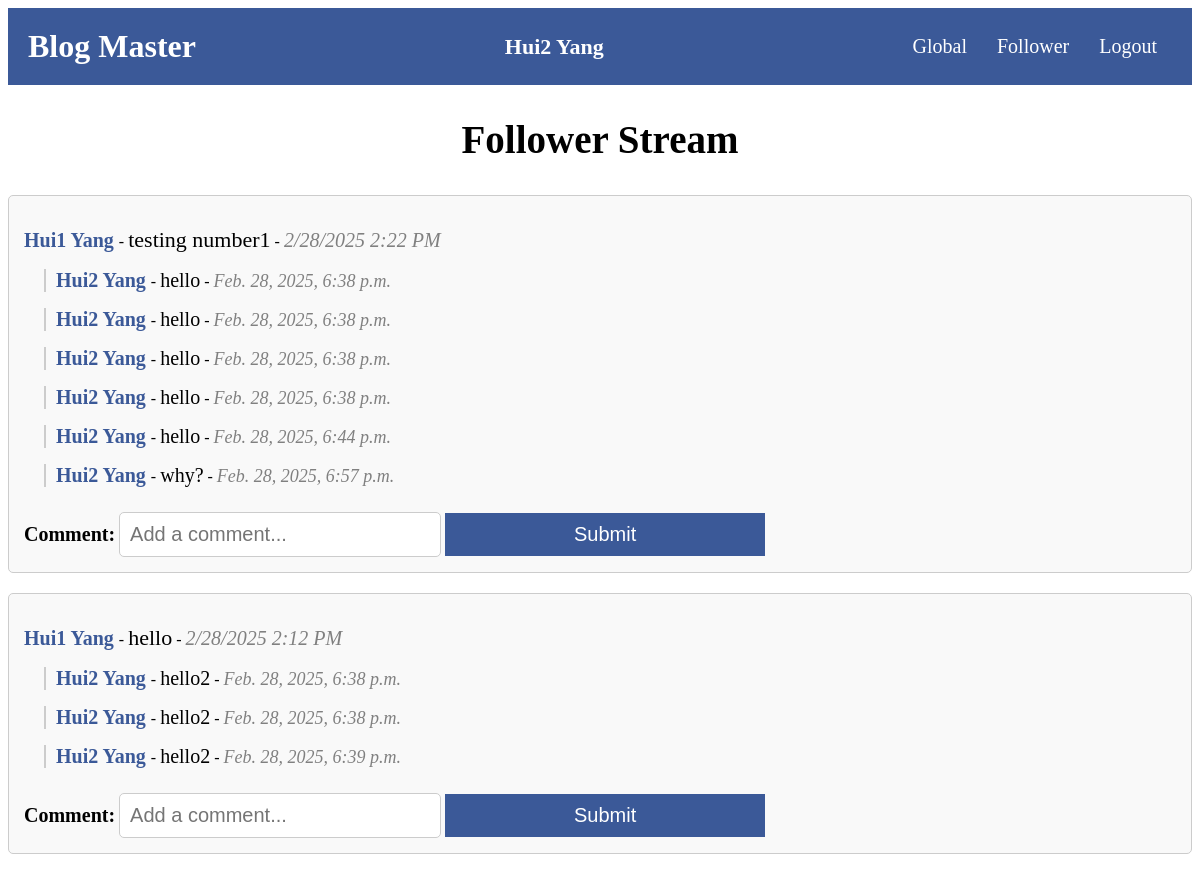
Screenshot of /follower_stream/ (signed in) with the database file from the repository.
### socialnetwork/models.py (models this page shows, shortened)
class Post(models.Model):
    text = models.CharField(max_length=200)
    user = models.ForeignKey(User, default=None, on_delete=models.PROTECT)
    creation_time = models.DateTimeField(auto_now_add = True)

class Comment(models.Model):
    post = models.ForeignKey(Post, on_delete=models.CASCADE, related_name="comments")
    user = models.ForeignKey(User, on_delete=models.PROTECT)
    text = models.TextField()
    creation_time = models.DateTimeField(auto_now_add=True)

### socialnetwork/views.py (the view)
# urls.py: path('follower_stream/', views.follower_stream_view, name='follower_stream'),
@login_required
def follower_stream_view(request):
    profile, created = Profile.objects.get_or_create(user=request.user)
    """View to display posts from followed users in reverse-chronological order."""
    following_users = request.user.profile.following.all()
    posts = Post.objects.filter(user__in=following_users).order_by('-creation_time')
    return render(request, 'socialnetwork/follower_stream.html', {'posts': posts})

### socialnetwork/templates/socialnetwork/follower_stream.html (shortened to what this page needs)
{% extends "socialnetwork/base.html" %}
{% load static %}
{% block page_name %}
    <h2>Follower Stream</h2>
{% endblock %}
{% block content %}
{% for post in posts %}
<div id="id_post_div_{{ post.id }}" class="post-container">
    <p>
        <a href="{% url 'profile' post.user.id %}" id="id_post_profile_{{ post.id }}">
            {{ post.user.first_name }} {{ post.user.last_name }}
        </a>
        - <span id="id_post_text_{{ post.id }}">{{ post.text }}</span>
        - <span id="id_post_date_time_{{ post.id }}">{{ post.creation_time|date:"n/j/Y g:i A" }}</span>
    </p>
    <div id="comments_{{ post.id }}" class="comments-section">
        {% for comment in post.comments.all %}
            <div id="id_comment_div_{{ comment.id }}" class="comment-container">
                <p>
                    <a href="{% url 'profile' comment.user.id %}" id="id_comment_profile_{{ comment.id }}">
                        {{ comment.user.first_name }} {{ comment.user.last_name }}
                    </a>
                    - <span id="id_comment_text_{{ comment.id }}">{{ comment.text }}</span>
                    - <span id="id_comment_date_time_{{ comment.id }}">{{ comment.creation_time }}</span>
                </p>
            </div>
        {% endfor %}
    </div>
    <form class="comment-form" data-post-id="{{ post.id }}">
        <label for="id_comment_input_text_{{ post.id }}">Comment:</label>
        <input type="text" id="id_comment_input_text_{{ post.id }}" name="comment_text" placeholder="Add a comment..." required>
        <button type="submit" id="id_comment_button_{{ post.id }}">Submit</button>
    </form>
</div>
{% endfor %}
{% endblock %}

### socialnetwork/templates/socialnetwork/base.html (shortened to what this page needs)
<!doctype html>
<html>
    <head>
        {% load static %}
        <link href="{% static 'socialnetwork/socialnetwork.css' %}" rel="stylesheet" type="text/css">
    </head>
    <body>
        <div id="id_header_div" class="header">
            <span id="id_site_name">Blog Master</span>
            {% if request.user.is_authenticated %}
                <div class="user-info">
                    <a href="{% url 'my_profile' %}" id="id_nav_profile">
                        {{ request.user.first_name }} {{ request.user.last_name }}
                    </a>
                </div>
                <nav class="nav-links">
                    <a href="{% url 'global_stream' %}" id="id_nav_global_stream">Global</a>
                    <a href="{% url 'follower_stream' %}" id="id_nav_follower_stream">Follower</a>
                    <a href="{% url 'logout' %}" id="id_nav_logout">Logout</a>
                </nav>
            {% else %}
                {% if header_link_url and header_link_id and header_link %}
                    <a href="{% url header_link_url %}" id="{{ header_link_id }}">{{ header_link }}</a>
                {% endif %}
            {% endif %}
        </div>
        <div id="id_page_name">
            {% block page_name %}{% endblock %}
        </div>
        <div class="content">
            {% block content %}{% endblock %}
        </div>
    </body>
</html>

### socialnetwork/static/socialnetwork/socialnetwork.css (style rules this page uses)
#id_header_div { background-color: #3b5998; padding: 20px; display: flex; justify-content: space-between; align-items: center; }
#id_site_name { font-size: 32px; font-weight: bold; color: white; }
nav { display: flex; gap: 15px; }
nav a { font-size: 20px; color: white; text-decoration: none; margin-right: 15px; }
#id_nav_profile { font-size: 22px; font-weight: bold; color: white; text-decoration: none; }
#id_page_name { text-align: center; font-size: 26px; font-weight: bold; margin-top: 20px; }
label { font-size: 20px; font-weight: bold; }
input, textarea { padding: 10px; font-size: 22px; width: 100%; max-width: 300px; border: 1px solid #ccc; border-radius: 5px; }
button { padding: 10px; font-size: 22px; background-color: #3b5998; color: white; border: none; cursor: pointer; width: 100%; max-width: 320px; margin-top: 10px; }
.post-container { border: 1px solid #ccc; background-color: #f9f9f9; padding: 15px; margin: 20px 0; border-radius: 5px; }
[id^="id_post_text_"] { font-size: 22px; font-weight: normal; }
[id^="id_post_date_time_"] { font-size: 20px; font-style: italic; color: gray; }
[id^="id_post_profile_"] { font-size: 20px; font-weight: bold; color: #3b5998; text-decoration: none; }
.comment-container { margin-left: 20px; border-left: 2px solid #ccc; padding-left: 10px; }
[id^="id_comment_text_"] { font-size: 20px; font-weight: normal; }
[id^="id_comment_date_time_"] { font-size: 18px; font-style: italic; color: gray; }
[id^="id_comment_profile_"] { font-size: 20px; font-weight: bold; color: #3b5998; text-decoration: none; }
#id_post_input_text, [id^="id_comment_input_text_"] { padding: 10px; font-size: 20px; width: 90%; border: 1px solid #ccc; border-radius: 5px; }
#id_post_button, [id^="id_comment_button_"] { padding: 10px; font-size: 20px; background-color: #3b5998; color: white; border: none; cursor: pointer; }

### rows the page displays
Post: user.first_name "Hui1", user.last_name "Yang", text "testing number1", creation_time "2/28/2025 2:22 PM"
Comment: user.first_name "Hui2", user.last_name "Yang", text "hello", creation_time "Feb. 28, 2025, 6:38 p.m."
Comment: user.first_name "Hui2", user.last_name "Yang", text "hello", creation_time "Feb. 28, 2025, 6:38 p.m."
Comment: user.first_name "Hui2", user.last_name "Yang", text "hello", creation_time "Feb. 28, 2025, 6:38 p.m."
Comment: user.first_name "Hui2", user.last_name "Yang", text "hello", creation_time "Feb. 28, 2025, 6:38 p.m."
Comment: user.first_name "Hui2", user.last_name "Yang", text "hello", creation_time "Feb. 28, 2025, 6:44 p.m."
Comment: user.first_name "Hui2", user.last_name "Yang", text "why?", creation_time "Feb. 28, 2025, 6:57 p.m."
Post: user.first_name "Hui1", user.last_name "Yang", text "hello", creation_time "2/28/2025 2:12 PM"
Comment: user.first_name "Hui2", user.last_name "Yang", text "hello2", creation_time "Feb. 28, 2025, 6:38 p.m."
Comment: user.first_name "Hui2", user.last_name "Yang", text "hello2", creation_time "Feb. 28, 2025, 6:38 p.m."
Comment: user.first_name "Hui2", user.last_name "Yang", text "hello2", creation_time "Feb. 28, 2025, 6:39 p.m."

### other values shown
{{ request.user.first_name }} "Hui2"
{{ request.user.last_name }} "Yang"
